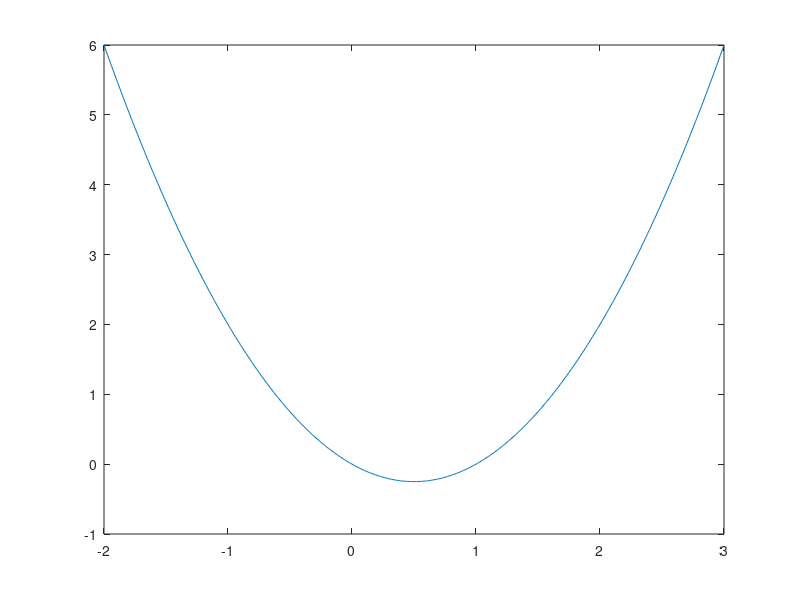

This chart was generated by the following MATLAB code: (Note: this script raises an error after producing the figure.)
%Script to run the line search on the simple test platform
%Copyright (c) 2015 Isaiah Bell
%All rights reserved
clear
clc
%setup test function
simple = @(x) (x.^2-x);
%prepare plotting the function
test_x = [-2:0.01:3];
simple_y = simple(test_x);
plot(test_x,simple_y)
%create an objective function handle to pass around
%this returns [f, f'] of the simple function above
objective = @(x)(deal((x^2-x),(2*x-1))) 
%configure the linesearch parameters here
x_prev = 2;
mu_1 = 1e-4;
mu_2 = 0.9;
alpha_init = input('Enter inital step length: ');
alpha_max = 3;

%do a bad thing and have infinite while loop to simulate do while
while true
	%compute the descent direction of the objective function
	%in this case we directly evaluate the gradient and then normalize
	[f_init,g_init] = objective(x_prev);
	p = -g_init./norm(g_init);

	step = mdoLineSearch(objective, p, x_prev, mu_1, mu_2, alpha_init, alpha_max);
	%jump to this point
	x_curr = x_prev + p*step;
	%these two never change
	hold on
	plot(x_curr,simple(x_curr),'rd');
	hold on
	%test if the gradient has been reduced enough to quit
	[f_curr, g_curr] = objective(x_curr);
	if (norm(g_curr) < norm(g_init)*1e-6)
		break;
	else
		disp(norm(g_curr)/norm(g_init))
	end
	x_prev = x_curr
end

%test by golden section method

fig1 = figure;
figure(fig1);
[left,right,cost_data] = mdoGoldenSection(objective,-2,4,1e-7);

%test the real question
fig2 = figure;
figure(fig2);

%create the drag equation
rho = 1.23;	%density of air kg/m^3
mu = 17.8 * 1e-6; % viscosity of air kg/(m sec)
Velocity = 35; %airspeed m/sec
S = 11.8; %planform area m^2
S_wet = 2.05*S; % wing wetted area m^2
k = 1.2; %form factor
C_l = 0.3; %lift coefficient
e = 0.96; %Oswald efficiency factor

Reynolds = @(l_char) (rho*Velocity*l_char/mu);
